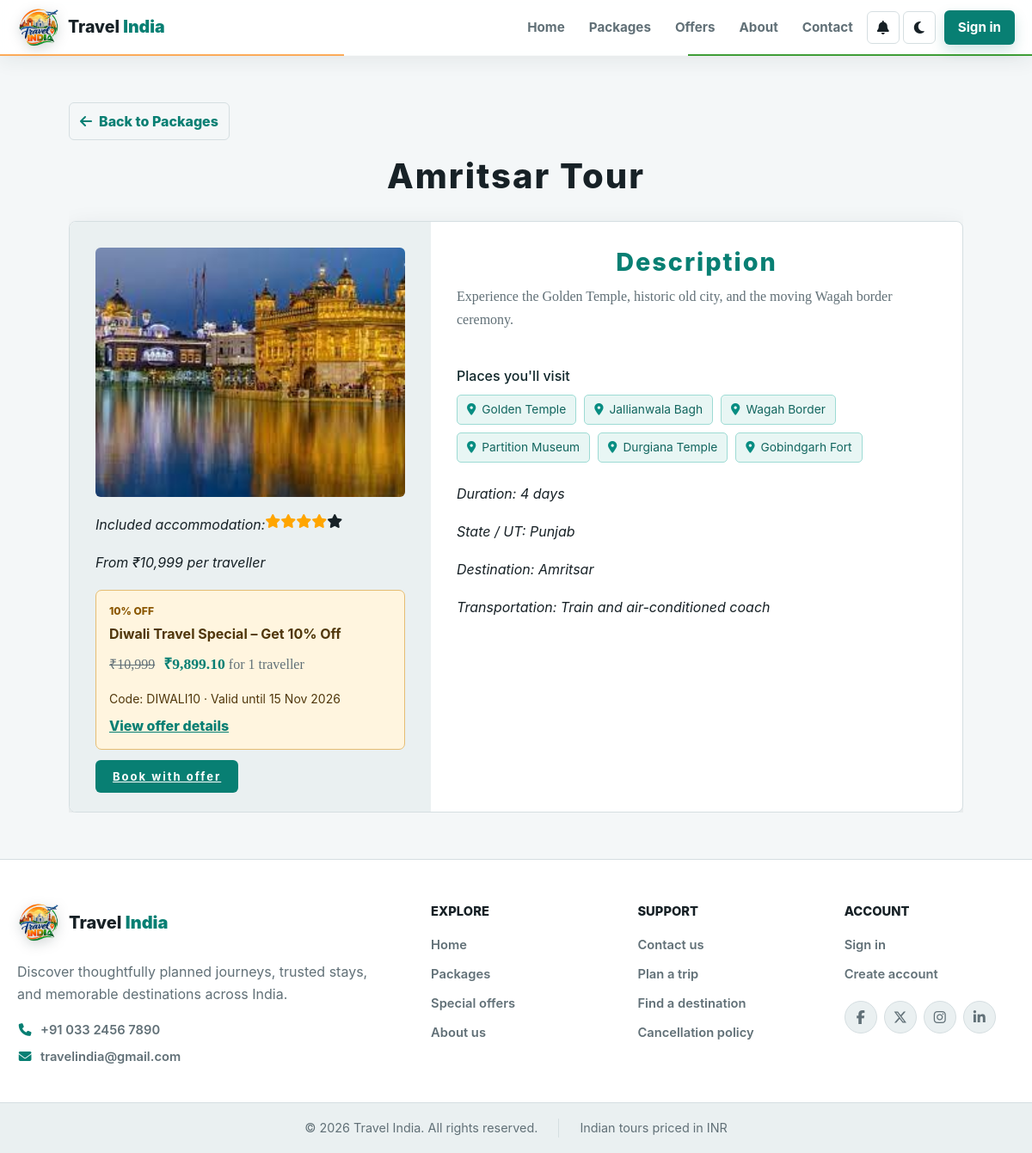
/view.php?id=2&offer_id=1&offer_code=DIWALI10, run on the app's committed database.
### tables this page shows
CREATE TABLE `packages` (
  `id` int NOT NULL AUTO_INCREMENT,
  `state_id` int DEFAULT NULL,
  `destination_id` int DEFAULT NULL,
  `transport_category_id` int DEFAULT NULL,
  `name` varchar(150) NOT NULL,
  `slug` varchar(160) NOT NULL,
  `destination` varchar(150) NOT NULL,
  `description` text NOT NULL,
  `visit_places` text,
  `image` varchar(255) NOT NULL,
  `price` decimal(10,2) NOT NULL,
  `currency` char(3) NOT NULL DEFAULT 'INR',
  `duration_days` int NOT NULL DEFAULT '3',
  `hotel_rating` tinyint NOT NULL DEFAULT '3',
  `transport` varchar(255) NOT NULL DEFAULT 'Air-conditioned transport',
  `status` varchar(30) NOT NULL DEFAULT 'published',
  `created_at` timestamp NOT NULL DEFAULT CURRENT_TIMESTAMP,
  `updated_at` timestamp NOT NULL DEFAULT CURRENT_TIMESTAMP ON UPDATE CURRENT_TIMESTAMP,
  PRIMARY KEY (`id`),
  UNIQUE KEY `slug` (`slug`)
);

CREATE TABLE `offers` (
  `id` int NOT NULL AUTO_INCREMENT,
  `name` varchar(160) NOT NULL,
  `slug` varchar(180) NOT NULL,
  `public_heading` varchar(200) NOT NULL,
  `description` text,
  `terms` text,
  `image` varchar(255) DEFAULT NULL,
  `code` varchar(50) DEFAULT NULL,
  `discount_type` varchar(20) NOT NULL DEFAULT 'percentage',
  `discount_value` decimal(10,2) NOT NULL,
  `calculation_scope` varchar(30) NOT NULL DEFAULT 'booking_total',
  `minimum_travellers` int NOT NULL DEFAULT '1',
  `minimum_booking_amount` decimal(10,2) NOT NULL DEFAULT '0.00',
  `maximum_discount` decimal(10,2) DEFAULT NULL,
  `booking_start_at` datetime NOT NULL,
  `booking_end_at` datetime NOT NULL,
  `usage_limit` int DEFAULT NULL,
  `per_customer_limit` int DEFAULT NULL,
  `is_automatic` tinyint(1) NOT NULL DEFAULT '1',
  `is_featured` tinyint(1) NOT NULL DEFAULT '0',
  `priority` int NOT NULL DEFAULT '0',
  `status` varchar(30) NOT NULL DEFAULT 'draft',
  `created_by` int DEFAULT NULL,
  `created_at` timestamp NOT NULL DEFAULT CURRENT_TIMESTAMP,
  `updated_at` timestamp NOT NULL DEFAULT CURRENT_TIMESTAMP ON UPDATE CURRENT_TIMESTAMP,
  PRIMARY KEY (`id`),
  UNIQUE KEY `slug` (`slug`),
  UNIQUE KEY `code` (`code`),
  KEY `status` (`status`),
  KEY `booking_start_at` (`booking_start_at`),
  KEY `booking_end_at` (`booking_end_at`)
);

CREATE TABLE `states` (
  `id` int NOT NULL AUTO_INCREMENT,
  `country_id` int DEFAULT NULL,
  `name` varchar(120) NOT NULL,
  `slug` varchar(130) NOT NULL,
  `type` varchar(30) NOT NULL DEFAULT 'state',
  `image` varchar(255) NOT NULL,
  `status` varchar(30) NOT NULL DEFAULT 'active',
  `created_at` timestamp NOT NULL DEFAULT CURRENT_TIMESTAMP,
  PRIMARY KEY (`id`),
  UNIQUE KEY `name` (`name`),
  UNIQUE KEY `slug` (`slug`)
);

### security.php (called while the page is built, shortened)
<?php
function e(mixed $value): string { return htmlspecialchars((string)$value, ENT_QUOTES, 'UTF-8'); }
function inr(mixed $amount): string
{
    $number = number_format((float)$amount, 2, '.', '');
    [$whole, $decimal] = explode('.', $number);
    $lastThree = substr($whole, -3);
    $rest = substr($whole, 0, -3);
    if ($rest !== '') $lastThree = preg_replace('/\B(?=(\d{2})+(?!\d))/', ',', $rest) . ',' . $lastThree;
    return '₹' . $lastThree . ($decimal === '00' ? '' : '.' . $decimal);
}

### offers.php (called while the page is built, shortened)
<?php
function offer_discount_amount(array $offer, float $unitPrice, int $travellers): float
{
    $base = max(0, $unitPrice * $travellers);
    return offer_discount_amount_for_base($offer, $base, $travellers);
}
function offer_discount_amount_for_base(array $offer, float $base, int $travellers): float
{
    $base = max(0, $base);
    $value = (float)$offer['discount_value'];
    if ($offer['discount_type'] === 'percentage') $discount = $base * min(100, $value) / 100;
    elseif ($offer['calculation_scope'] === 'per_traveller') $discount = $value * $travellers;
    else $discount = $value;
    if ($offer['maximum_discount'] !== null && (float)$offer['maximum_discount'] > 0) $discount = min($discount, (float)$offer['maximum_discount']);
    return round(min($base, max(0, $discount)), 2);
}
function offer_label(array $offer): string
{
    if ($offer['discount_type'] === 'percentage') return rtrim(rtrim(number_format((float)$offer['discount_value'], 2), '0'), '.').'% off';
    return inr($offer['discount_value']).($offer['calculation_scope'] === 'per_traveller' ? ' off per traveller' : ' off');
}
if(realpath($_SERVER['SCRIPT_FILENAME']??'')!==__FILE__)return;
?>
<?php include 'header.php';?>
<?php include 'footer.php';?>

### view.php (the view, shortened to what this page needs)
<?php
require_once 'security.php';
require_once 'offers.php';
$id = filter_input(INPUT_GET, 'id', FILTER_VALIDATE_INT);
$offerId = filter_input(INPUT_GET, 'offer_id', FILTER_VALIDATE_INT) ?: 0;
$offerCode = trim($_GET['offer_code'] ?? '');
$package = null;$selectedOffer=null;
try {
    $db = db_connect();
    if ($id) { $statement = $db->prepare("SELECT p.*,s.name state_name,(SELECT AVG(package_rating) FROM booking_reviews r WHERE r.package_id=p.id AND r.status='published') avg_rating,(SELECT COUNT(*) FROM booking_reviews r WHERE r.package_id=p.id AND r.status='published') review_count FROM packages p JOIN states s ON s.id=p.state_id WHERE p.id = ? AND p.status = 'published'"); $statement->bind_param('i', $id); $statement->execute(); $package = $statement->get_result()->fetch_assoc(); }
    if($package&&$offerId){$selectedOffer=$db->execute_query("SELECT o.* FROM offers o JOIN offer_packages op ON op.offer_id=o.id WHERE o.id=? AND op.package_id=? AND o.status='active' AND NOW() BETWEEN o.booking_start_at AND o.booking_end_at LIMIT 1",[$offerId,(int)$package['id']])->fetch_assoc();if($selectedOffer&&$selectedOffer['code']&&strcasecmp($offerCode,(string)$selectedOffer['code'])!==0)$selectedOffer=null;}
} catch (Throwable $error) {}
$visitPlaces=array_values(array_filter(array_map('trim',explode(',',(string)($package['visit_places']??'')))));
?>
<!DOCTYPE html><html lang="en"><head><meta charset="UTF-8"><meta name="viewport" content="width=device-width,initial-scale=1">
<title><?php echo e($package['name']); ?> | Travel India</title><link rel="icon" href="img/favicon.jpg?v=1" type="image/jpeg"><link rel="stylesheet" href="css/View.css?v=3"></head><body>
<?php include 'header.php'; ?>
<section id="view-section"><div class="container"><a class="view-back" href="Package.php"><i class="fa-solid fa-arrow-left"></i> Back to Packages</a><h2><?php echo e($package['name']); ?> Tour</h2><div class="view-form">
<div class="book"><img src="<?php echo e($package['image']); ?>" alt="<?php echo e($package['name']); ?>">
<li>Included accommodation: <?php for ($i=1;$i<=5;$i++): ?><span class="fa fa-star<?php echo $i <= (int)$package['hotel_rating'] ? ' checked' : ''; ?>"></span><?php endfor; ?></li>
<li>From <?php echo inr($package['price']); ?> per traveller</li>
<?php if($selectedOffer):$previewTravellers=max(1,(int)$selectedOffer['minimum_travellers']);$previewBase=(float)$package['price']*$previewTravellers;$previewDiscount=offer_discount_amount($selectedOffer,(float)$package['price'],$previewTravellers);?><div class="view-offer"><span><?php echo e(offer_label($selectedOffer));?></span><strong><?php echo e($selectedOffer['public_heading']);?></strong><p><del><?php echo inr($previewBase);?></del> <b><?php echo inr($previewBase-$previewDiscount);?></b> for <?php echo $previewTravellers;?> traveller<?php echo $previewTravellers===1?'':'s';?></p><small><?php echo $selectedOffer['code']?'Code: '.e($selectedOffer['code']):'Applied automatically';?> · Valid until <?php echo e(date('d M Y',strtotime($selectedOffer['booking_end_at'])));?></small><a href="offers.php?package_id=<?php echo (int)$package['id'];?>&offer_id=<?php echo (int)$selectedOffer['id'];?>">View offer details</a></div><?php endif;?>
<a href="booking.php?package_id=<?php echo (int)$package['id']; ?><?php if($selectedOffer):?>&offer_id=<?php echo (int)$selectedOffer['id'];?><?php echo $selectedOffer['code']?'&offer_code='.urlencode($selectedOffer['code']):'';?><?php endif;?>" class="submit"><?php echo $selectedOffer?'Book with offer':'Book Now';?></a></div>
<div class="description"><h3>Description</h3><p><?php echo e($package['description']); ?></p><?php if($visitPlaces):?><section class="visit-places" aria-labelledby="visit-places-title"><h4 id="visit-places-title">Places you'll visit</h4><div><?php foreach($visitPlaces as $place):?><span><i class="fa-solid fa-location-dot" aria-hidden="true"></i><?php echo e($place);?></span><?php endforeach;?></div></section><?php endif;?>
<li>Duration: <?php echo (int)$package['duration_days']; ?> days</li><li>State / UT: <?php echo e($package['state_name']); ?></li><li>Destination: <?php echo e($package['destination']); ?></li><li>Transportation: <?php echo e($package['transport']); ?></li>
</div></div></div></section>
<?php include 'footer.php'; ?></body></html>

### css/View.css (style rules this page uses)
body { background-image: url('img/img3.png'); padding: 90px; margin: 0px; font-family: sans-serif; background-color: rgb(248, 230, 248); background-repeat: no-repeat; background-size: 100% 100%; }
.container { width: 85%; height:85%; margin: auto; overflow: hidden; }
#view-section { background: linear-gradient(rgba(0,0,0,0.6),rgba(44, 43, 43, 0.9)),url(../img1.jpg); background-size: cover; background-position: center; height: 100%; width: 100% ; padding-bottom: 2%; }
#view-section .container h2 { text-align: center; text-underline-position: under; background: -webkit-linear-gradient( #0066ff 0%, #66ffff 100%); -webkit-background-clip: text; -webkit-text-fill-color: transparent; letter-spacing: 2px; font-family: 'Times New Roman', Times, serif; font-size: 250%; padding-bottom: 0px; }
#view-section .container p { text-align: center; width: 70%; margin-left: auto; margin-right: auto; padding-bottom: 3%; color: #fff; letter-spacing:2px; font-family: Cambria, Cochin, Georgia, Times, 'Times New Roman', serif; }
.view-form img { padding: 3%; border-radius: 10%; width: 3500px; height:350px; list-style: none; }
.view-form .book img { padding: 3%; border-radius: 10%; width: 350px; height:350px; list-style: none; }
.view-form .book li { position: relative; list-style: none; display: flex; margin: 20px 0; cursor: pointer; align-items: flex-start; color: white; font-style:italic; padding-left:10%; }
.view-form .book li span.checked { color: orange; }
.view-form { display: grid; grid-template-columns: auto auto; }
.view-form .description h3 { text-align: center; text-underline-position: under; background: -webkit-linear-gradient( rgb(252, 155, 252) 0%,rgb(248, 230, 248)100%); -webkit-background-clip: text; letter-spacing: 2px; font-family: 'Times New Roman', Times, serif; font-size: 180%; padding-bottom: 0px; }
.view-form .description li { position: relative; list-style: none; display: flex; margin: 20px 0; cursor: pointer; align-items: flex-start; color: white; font-style:italic; padding-left: 16%; }
.visit-places { margin:26px 8% 24px }
.visit-places h4 { margin:0 0 12px;color:#fff;font-size:1.05rem;letter-spacing:0 }
.visit-places>div { display:flex;flex-wrap:wrap;gap:9px }
.visit-places span { display:inline-flex;align-items:center;gap:7px;padding:8px 11px;border:1px solid rgba(83,213,200,.55);border-radius:5px;background:rgba(6,113,105,.22);color:#fff;font-size:.86rem;font-style:normal;line-height:1.25 }
.visit-places i { color:#53d5c8 }
.submit { width: 40%; background: none; padding: 4px; outline: none; font-size: 13px; font-weight: bold; letter-spacing: 2px; height: 33px; text-align: center; cursor: pointer; letter-spacing: 2px; margin-left: 3%; border:2px solid rgb(190, 190, 190); color: rgb(190, 190, 190); }
.view-back { display:inline-flex;align-items:center;gap:8px;margin:0 0 18px;padding:9px 12px;border:1px solid var(--border,#ccd8da);border-radius:6px;color:var(--brand,#0d8d82);font-weight:800;text-decoration:none }
.view-offer { margin:18px 0;padding:15px;border:1px solid #e5bd73;border-radius:7px;background:#fff5df;color:#50370b }
.view-offer span,.view-offer strong,.view-offer small { display:block }
.view-offer span { color:#8b5700;font-size:.75rem;font-weight:800;text-transform:uppercase }
.view-offer strong { margin-top:5px }
.view-offer p { margin:9px 0 5px }
.view-offer p b { margin-left:6px;color:#087f73;font-size:1.1rem }
.view-offer small { line-height:1.45 }
.view-offer a { display:inline-block;margin-top:9px;color:#087f73;font-weight:800 }
.view-form .description .visit-places { margin:26px 0 24px }
.view-form .description .visit-places h4 { margin:0 0 12px;color:#10272b;font-family:inherit;font-size:1rem;letter-spacing:0 }
.view-form .description .visit-places>div { display:flex;flex-wrap:wrap;gap:9px }
.view-form .description .visit-places span { display:inline-flex;align-items:center;gap:7px;padding:8px 11px;border:1px solid #9ddbd4;border-radius:5px;background:#e8f6f4;color:#12665f;font-size:.86rem;font-style:normal;line-height:1.25 }
.view-form .description .visit-places i { color:#078d82 }

### data on the page
packages: name "Amritsar", image+name (picture), hotel_rating 4 (drawn), price "₹10,999", price.minimum_travellers "₹10,999", inr($previewBase-$previewDiscount) "₹9,899.10", description "Experience the Golden Temple, historic old city, and the moving Wagah border ceremony.", visit_places "Golden Temple", visit_places "Jallianwala Bagh", visit_places "Wagah Border", visit_places "Partition Museum", visit_places "Durgiana Temple", visit_places "Gobindgarh Fort", duration_days "4", state.name "Punjab", destination "Amritsar", transport "Train and air-conditioned coach"
offers: discount_value "10% OFF", public_heading "Diwali Travel Special – Get 10% Off", minimum_travellers "1", code "DIWALI10", booking_end_at "15 Nov 2026"
